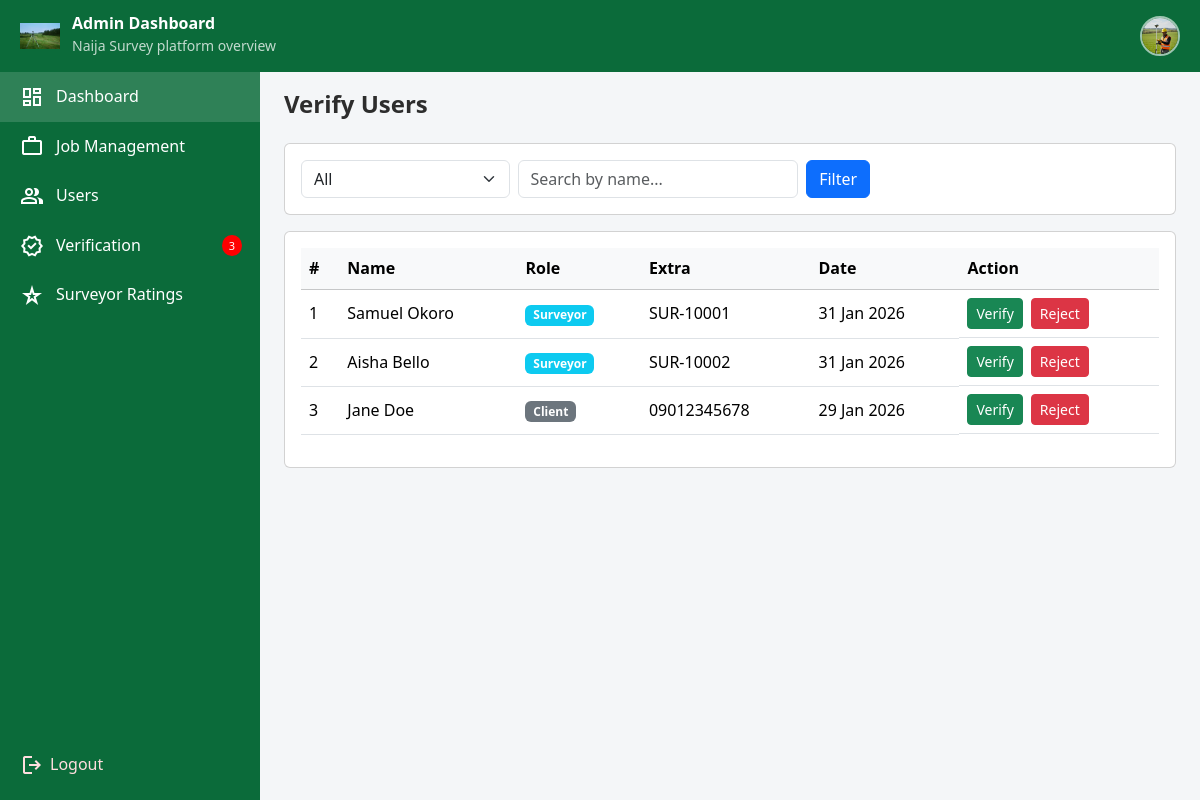
Screenshot of /Admin/verification.php (signed in) with the database file from the repository.
### tables this page shows
CREATE TABLE IF NOT EXISTS `surveyors_profile` (
  `id` int NOT NULL AUTO_INCREMENT,
  `account_id` int NOT NULL,
  `first_name` varchar(100) NOT NULL,
  `surname` varchar(100) NOT NULL,
  `other_names` varchar(100) DEFAULT NULL,
  `phone_number` varchar(20) NOT NULL,
  `whatsapp_number` varchar(20) NOT NULL,
  `years_of_experience` int NOT NULL,
  `bio` text NOT NULL,
  `state` varchar(100) NOT NULL,
  `lga` varchar(100) NOT NULL,
  `address` text NOT NULL,
  `profile_image` varchar(255) NOT NULL,
  `id_type` varchar(50) NOT NULL,
  `id_document` varchar(255) NOT NULL,
  `surcon_number` varchar(50) NOT NULL,
  `specialization` enum('Land & Boundary Survey','Engineering Survey','Topographic Survey','Cadastral Survey','Hydrographic Survey','GIS Survey') NOT NULL,
  `verification_status` enum('pending','verified','rejected') NOT NULL DEFAULT 'pending',
  `verified_at` datetime NOT NULL DEFAULT CURRENT_TIMESTAMP,
  `created_at` datetime NOT NULL DEFAULT CURRENT_TIMESTAMP,
  `updated_at` datetime NOT NULL DEFAULT CURRENT_TIMESTAMP ON UPDATE CURRENT_TIMESTAMP,
  `rating` decimal(2,1) NOT NULL DEFAULT '0.0',
  `reviews_count` int NOT NULL DEFAULT '0',
  PRIMARY KEY (`id`),
  KEY `fk_surveyor_user` (`account_id`)
);

CREATE TABLE IF NOT EXISTS `clients_profile` (
  `id` int NOT NULL AUTO_INCREMENT,
  `account_id` int NOT NULL,
  `first_name` varchar(100) NOT NULL,
  `surname` varchar(100) NOT NULL,
  `other_names` varchar(100) DEFAULT NULL,
  `phone_number` varchar(20) NOT NULL,
  `whatsapp_number` varchar(20) NOT NULL,
  `bio` text NOT NULL,
  `state` varchar(100) NOT NULL,
  `lga` varchar(100) NOT NULL,
  `address` text NOT NULL,
  `profile_image` varchar(255) NOT NULL,
  `id_type` varchar(50) NOT NULL,
  `id_document` varchar(255) NOT NULL,
  `verification_status` enum('pending','verified','rejected') NOT NULL DEFAULT 'pending',
  `verified_at` datetime NOT NULL DEFAULT CURRENT_TIMESTAMP,
  `created_at` datetime NOT NULL DEFAULT CURRENT_TIMESTAMP,
  `updated_at` datetime NOT NULL DEFAULT CURRENT_TIMESTAMP ON UPDATE CURRENT_TIMESTAMP,
  PRIMARY KEY (`id`),
  KEY `fk_client_user` (`account_id`)
);

### Admin/verification.php (the view, shortened to what this page needs)
<?php
require_once "../config/db-connect.php";
$type   = $_GET['type']   ?? 'all';
$search = trim($_GET['search'] ?? "");
$users = [];
if ($type === 'all' || $type === 'client') {
    $sql = "
        SELECT
            id,
            first_name,
            surname,
            phone_number AS extra,
            'client' AS role,
            created_at
        FROM clients_profile
        WHERE verification_status = 'pending'
    ";
    $params = [];
    $stmt = $pdo->prepare($sql);
    $stmt->execute($params);
    $users = array_merge($users, $stmt->fetchAll(PDO::FETCH_ASSOC));
}
if ($type === 'all' || $type === 'surveyor') {
    $sql = "
        SELECT
            id,
            first_name,
            surname,
            surcon_number AS extra,
            'surveyor' AS role,
            created_at
        FROM surveyors_profile
        WHERE verification_status = 'pending'
    ";
    $params = [];
    $stmt = $pdo->prepare($sql);
    $stmt->execute($params);
    $users = array_merge($users, $stmt->fetchAll(PDO::FETCH_ASSOC));
}
usort($users, fn($a, $b) => strtotime($b['created_at']) - strtotime($a['created_at']));
?>
<!DOCTYPE html>
<html lang="en">
<head>
<link href="https://cdn.jsdelivr.net/npm/bootstrap@5.3.3/dist/css/bootstrap.min.css" rel="stylesheet">
<link rel="stylesheet" href="../assets/css/style.css">
</head>
<body>
<?php include "../components/nav.php"; ?>
<?php include "../components/admin-sidebar.php"; ?>
<div class="container-fluid px-4 main">
  <h4 class="fw-bold mb-4">Verify Users</h4>
  <div class="card mb-3">
    <div class="card-body">
      <form method="get" class="row g-2 align-items-center">
        <div class="col-md-3">
          <select name="type" class="form-select">
            <option value="all"      <?php if($type==='all') echo 'selected'; ?>>All</option>
          </select>
        </div>
        <div class="col-md-4">
          <input
            type="text"
            name="search"
            class="form-control"
            placeholder="Search by name..."
            value="<?php echo htmlspecialchars($search); ?>"
          >
        </div>
        <div class="col-md-auto">
          <button class="btn btn-primary">Filter</button>
        </div>
      </form>
    </div>
  </div>
  <div class="card">
    <div class="card-body table-responsive">
      <table class="table table-hover align-middle">
        <thead class="table-light">
          <tr>
            <th>#</th>
            <th>Name</th>
            <th>Role</th>
            <th>Extra</th>
            <th>Date</th>
            <th>Action</th>
          </tr>
        </thead>
        <tbody>
          <?php if (empty($users)): ?>
            <tr>
              <td colspan="6" class="text-center text-muted">No pending users</td>
            </tr>
          <?php else: ?>
            <?php foreach ($users as $i => $u): ?>
              <tr>
                <td><?php echo $i + 1; ?></td>
                <td><?php echo htmlspecialchars($u['first_name'].' '.$u['surname']); ?></td>
                <td>
                  <span class="badge bg-<?php echo $u['role']==='surveyor'?'info':'secondary'; ?>">
                    <?php echo ucfirst($u['role']); ?>
                  </span>
                </td>
                <td><?php echo htmlspecialchars($u['extra']); ?></td>
                <td><?php echo date("d M Y", strtotime($u['created_at'])); ?></td>
                <td class="d-flex gap-2">
                  <form method="post" action="processes/verify-user.php">
                    <button class="btn btn-sm btn-success">Verify</button>
                  </form>
                  <form method="post" action="processes/verify-user.php"
                        onsubmit="return confirm('Reject this user?');">
                    <button class="btn btn-sm btn-danger">Reject</button>
                  </form>
                </td>
              </tr>
            <?php endforeach; ?>
          <?php endif; ?>
        </tbody>
      </table>
    </div>
  </div>
</div>
</body>
</html>

### rows the page displays
surveyors_profile: first_name+surname "Samuel Okoro", role "Surveyor", surcon_number "SUR-10001", created_at "31 Jan 2026"
surveyors_profile: first_name+surname "Aisha Bello", role "Surveyor", surcon_number "SUR-10002", created_at "31 Jan 2026"
clients_profile: first_name+surname "Jane Doe", role "Client", phone_number "09012345678", created_at "29 Jan 2026"

### other values shown
$totalPendingVerifications "3"
